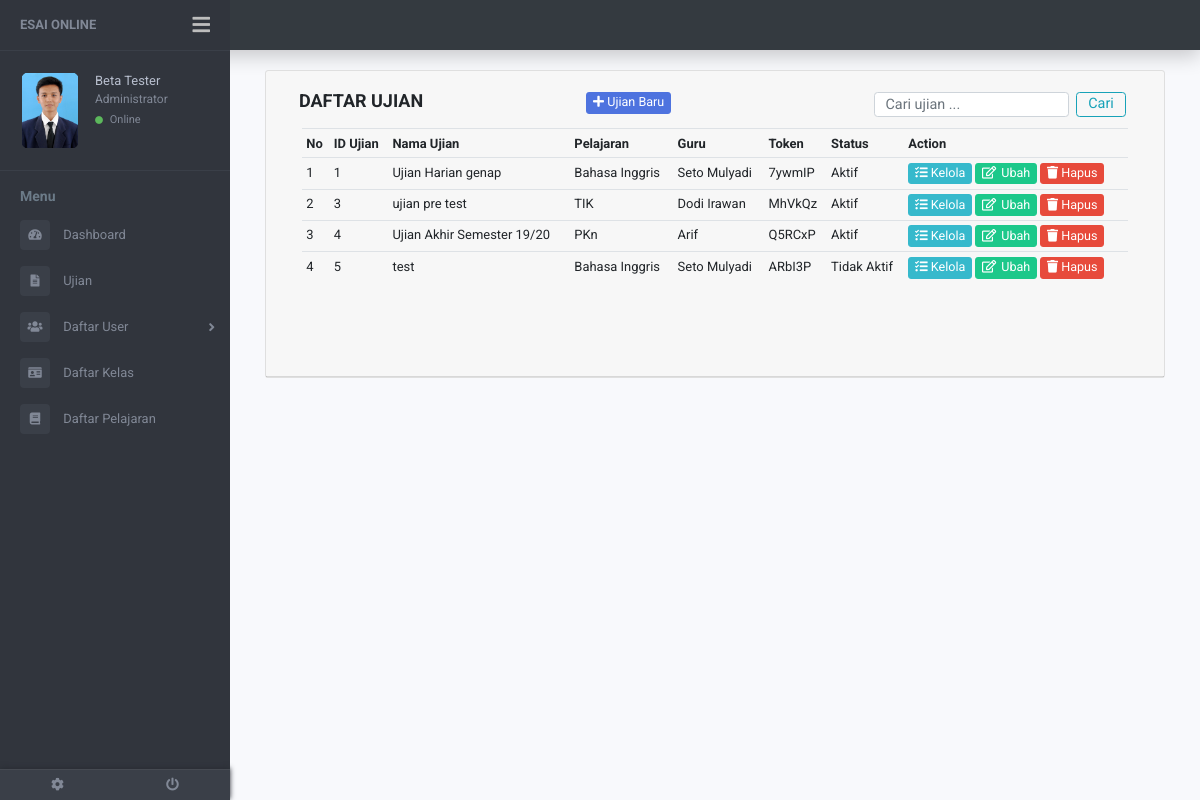
Page /admin/indexadmin.php?page=ujian (signed in) on the committed database.
### tables this page shows
CREATE TABLE `ujian` (
  `id_ujian` int(5) NOT NULL,
  `id_pelajaran` int(5) NOT NULL,
  `nama_ujian` varchar(30) NOT NULL,
  `nik_guru` varchar(30) NOT NULL,
  `token_ujian` varchar(6) NOT NULL,
  `aktif` int(1) NOT NULL
);

CREATE TABLE `pelajaran` (
  `id_pelajaran` int(5) NOT NULL,
  `nama_pelajaran` varchar(30) NOT NULL
);

CREATE TABLE `guru` (
  `nik_guru` varchar(30) NOT NULL,
  `nama_guru` varchar(50) NOT NULL,
  `pass_guru` text NOT NULL,
  `id_pelajaran` int(5) NOT NULL,
  `foto_guru` varchar(30) NOT NULL
);

### admin/ujian.php (the view, shortened to what this page needs)
<div class="container">
	<div class="card">
		<div class="card-header">
			<div class="container">
				<div class="row p-b-0">
					<div class="col-md-12 col-lg-4">
						<p class="p-t-5 title" align="left"><strong>DAFTAR UJIAN</strong></p>
					</div>
					<div class="col-md-12 col-lg-4 p-t-10">
						<a href="" class="btn btn-primary btn-xs" name=tambahUjian data-toggle="modal" data-target="#modalTambah"><i class="fa fa-plus"></i> Ujian Baru</a>
					</div>
					<div class="col-md-12 col-lg-4 p-t-10">
						<form class="form-inline" action="indexadmin.php?page=ujian" method="POST">
							<input class="form-control mr-sm-2" name="txtCari" type="search" style="height: 25px;" placeholder="Cari ujian ..." aria-label="Search">
							<button class="btn btn-outline-info my-2 my-sm-0 p-t-0" style="height: 25px;" name="cariUjian" type="submit">Cari</button>
						</form>
					</div>
				</div>
			</div>
			<div class="card-body p-t-0">
				<form class="comment-form" action="indexadmin.php?page=ujian" method="POST">
					<div class="row">
						<div class="col-lg-12 p-b-50 table-responsive">
							<table class="table table-sm w-full">
								<tr>
									<th>No</th>
									<th>ID Ujian</th>
									<th>Nama Ujian</th>
									<th>Pelajaran</th>
									<th>Guru</th>
									<th>Token</th>
									<th>Status</th>
									<th colspan="2">Action</th>
								</tr>
								<?php
								$no = 1;
								while($data = mysqli_fetch_array($ujian_hasil)){
									?>
									<tr class="text-middle">
										<td><?php echo $no++; ?></td>
										<td><?php echo $data['id_ujian']; ?></td>
										<td><?php echo $data['nama_ujian']; ?></td>
										<td><?php echo get_pelajaran_from_id($data['id_pelajaran']); ?></td>
										<td><?php echo get_guru_from_id($data['nik_guru']); ?></td>
										<td><?php echo $data['token_ujian']; ?></td>
										<td><?php
										?></td>
										<td>
											<a href="indexadmin.php?page=kelolaujian&id_ujian=<?php echo $data['id_ujian']; ?>" type="button" class="btn btn-info btn-xs"><i class="fa fa-tasks"></i> Kelola</a>
											<a href="#" type="button" class="btn btn-success btn-xs text-none" data-toggle="modal" data-target="#ubah<?php echo $data['id_ujian']; ?>" ><i class="far fa-edit p-r-5"></i>Ubah</a>
																<?php
																$id_ujian = $data['id_ujian'];
																$query_edit = mysqli_query($koneksi, "SELECT ujian.id_ujian,pelajaran.id_pelajaran ,pelajaran.nama_pelajaran, ujian.nama_ujian,guru.nik_guru, guru.nama_guru, ujian.token_ujian, ujian.aktif from ujian JOIN pelajaran on ujian.id_pelajaran = pelajaran.id_pelajaran JOIN guru ON ujian.nik_guru = guru.nik_guru where id_ujian='$id_ujian'");
																	?>
												<a href="#" class="btn btn-danger btn-flat btn-xs" data-toggle="modal" data-target="#delete<?php echo $data['id_ujian']; ?>"><i class="fa fa-trash"></i> Hapus</a>
												<div class="example-modal">
													<div id="delete<?php echo $data['id_ujian']; ?>" class="modal fade" role="dialog" style="display:none;">
														<div class="modal-dialog">
															<div class="modal-content">
																	<div class="modal-footer">
																	</form>
																</div>
															</div>
														</div>
													</div>
												</div>
												<?php
											}
											?>
										</td>
									</tr>
							</div>

### admin/indexadmin.php (shortened to what this page needs)
<?php
include "../config/koneksi.php";
include "../config/fungsi.php";
$id = $_SESSION['iduser'];
?>
<!DOCTYPE html>
<head>
	<link rel="stylesheet" href="../css/bootstrap.min.css"/>
	<link rel="stylesheet" href="../css/bootstrap.css"/>
	<link rel="stylesheet" href="../css/bootstrap-reboot.min.css"/>
	<link rel="stylesheet" href="../css/bootstrap-reboot.css"/>
	<link rel="stylesheet" href="../css/bootstrap-grid.css"/>
	<link rel="stylesheet" href="../css/bootstrap-grid.min.css"/>
	<link rel="stylesheet" href="../css/font-awesome.min.css"/>
	<link rel="stylesheet" href="../css/owl.carousel.css"/>
	<link rel="stylesheet" href="../css/style.css"/>
	<link rel="stylesheet" href="../css/animate.css"/>
	<link rel="stylesheet" href="../css/util.css"/>
	<link href="https://use.fontawesome.com/releases/v5.0.6/css/all.css" rel="stylesheet">
</head>
<body style="min-width: 768px">
	<div class="page-wrapper chiller-theme toggled">
		<nav class="navbar bg-dark navbar-dark container-fluid shadow-top" style="height: 50px;"></nav>
		<nav id="sidebar" class="sidebar-wrapper">
			<div class="sidebar-content">
				<div class="sidebar-brand">
					<a href="indexadmin.php?page=home">Esai Online</a>
					<div id="close-sidebar">
						<i class="fas fa-bars"></i>
					</div>
				</div>
				<div class="sidebar-header">
					<div class="user-pic">
						<img class="img-responsive img-rounded" src="../img/admin/<?php echo get_foto_admin_from_id($id); ?>"
						alt="User picture">
					</div>
					<div class="user-info">
						<span class="user-name"><?php echo get_admin_from_id($id); ?></span>
						<span class="user-role">Administrator</span>
						<span class="user-status">
							<i class="fa fa-circle"></i>
							<span>Online</span>
						</span>
					</div>
				</div>
				<div class="sidebar-menu">
					<ul>
						<li class="header-menu">
							<span>Menu</span>
						</li>
						<li>
							<a href="indexadmin.php?page=home">
								<i class="fas fa-tachometer-alt"></i>
								<span>Dashboard</span>
							</a>
						</li>
						<li>
							<a href="indexadmin.php?page=ujian">
								<i class="fa fa-file-text"></i>
								<span>Ujian</span>
							</a>
						</li><li class="sidebar-dropdown">
							<a href="#">
								<i class="fas fa-users"></i>
								<span>Daftar User</span>
							</a>
						</li>
						<li>
							<a href="indexadmin.php?page=kelas">
								<i class="fa fa-id-card"></i>
								<span>Daftar Kelas</span>
							</a>
						</li>
						<li>
							<a href="indexadmin.php?page=pelajaran">
								<i class="fa fa-book"></i>
								<span>Daftar Pelajaran</span>
							</a>
						</li>
					</ul>
				</div>
			</div>
			<div class="sidebar-footer">
				<a href="indexadmin.php?page=editprofil" >
					<i class="fa fa-cog"></i>
				</a>
				<a href="#" data-toggle="modal" data-target="#logout">
					<i class="fa fa-power-off"></i>
				</a>
			</div>
		</nav>
		<main class="page-content">
			<div class="container-fluid">
				<?php
				if (isset($_GET['page']))
				{
					if ($_GET['page'] == "")
					{
						include ("home.php");
					}
					else
					{
						include ($_GET['page'].".php");
					}
				}
				else
				{
					include ("home.php");
				}
				?>
</body>
</html>

### config/fungsi.php (shortened to what this page needs)
<?php
function get_guru_from_id($id) {
	include 'koneksi.php';
	$sql = "SELECT nama_guru FROM guru where nik_guru='$id'";
	$rs = mysqli_query($koneksi, $sql);
	$dt = mysqli_fetch_array($rs);
	return $dt['nama_guru'];
}
function get_admin_from_id($id) {
	include 'koneksi.php';
	$sql = "SELECT nama_admin FROM admin where id_admin='$id'";
	$rs = mysqli_query($koneksi, $sql);
	$dt = mysqli_fetch_array($rs);
	return $dt['nama_admin'];
}
function get_foto_admin_from_id($id) {
	include 'koneksi.php';
	$sql = "SELECT foto_admin FROM admin where id_admin='$id'";
	$rs = mysqli_query($koneksi, $sql);
	$dt = mysqli_fetch_array($rs);
	return $dt['foto_admin'];
}
function get_pelajaran_from_id($id) {
	include 'koneksi.php';
	$sql = "SELECT nama_pelajaran FROM pelajaran where id_pelajaran='$id'";
	$rs = mysqli_query($koneksi, $sql);
	$dt = mysqli_fetch_array($rs);
	return $dt['nama_pelajaran'];
}
if (isset($_POST['cariUjianSiswa'])) {
	$key = $_POST['txtCari'];
	$sql = "SELECT * from ujian where (nama_ujian like '%".$key."%')";
	$ujian_hasil = mysqli_query($koneksi, $sql) or exit("Error query : <b>".$sql."</b>.");
}
else
{
	$sql = "SELECT * from ujian ;";
	$ujian_hasil = mysqli_query($koneksi, $sql) or exit("Error query: <b>".$sql."</b>.");
}
function konversi_status($no) {
	if($no==1) {
		$status = 'Aktif';
	} else {
		$status = 'Tidak Aktif';
	}
	echo $status;
}
?>

### rows in the picture
ujian: id_ujian "1", nama_ujian "Ujian Harian genap", id_pelajaran.nama_pelajaran "Bahasa Inggris", nik_guru.nama_guru "Seto Mulyadi", token_ujian "7ywmIP", aktif "Aktif"
ujian: id_ujian "3", nama_ujian "ujian pre test", id_pelajaran.nama_pelajaran "TIK", nik_guru.nama_guru "Dodi Irawan", token_ujian "MhVkQz", aktif "Aktif"
ujian: id_ujian "4", nama_ujian "Ujian Akhir Semester 19/20", id_pelajaran.nama_pelajaran "PKn", nik_guru.nama_guru "Arif", token_ujian "Q5RCxP", aktif "Aktif"
ujian: id_ujian "5", nama_ujian "test", id_pelajaran.nama_pelajaran "Bahasa Inggris", nik_guru.nama_guru "Seto Mulyadi", token_ujian "ARbI3P", aktif "Tidak Aktif"

### other values in the picture
get_admin_from_id($id) "Beta Tester"
